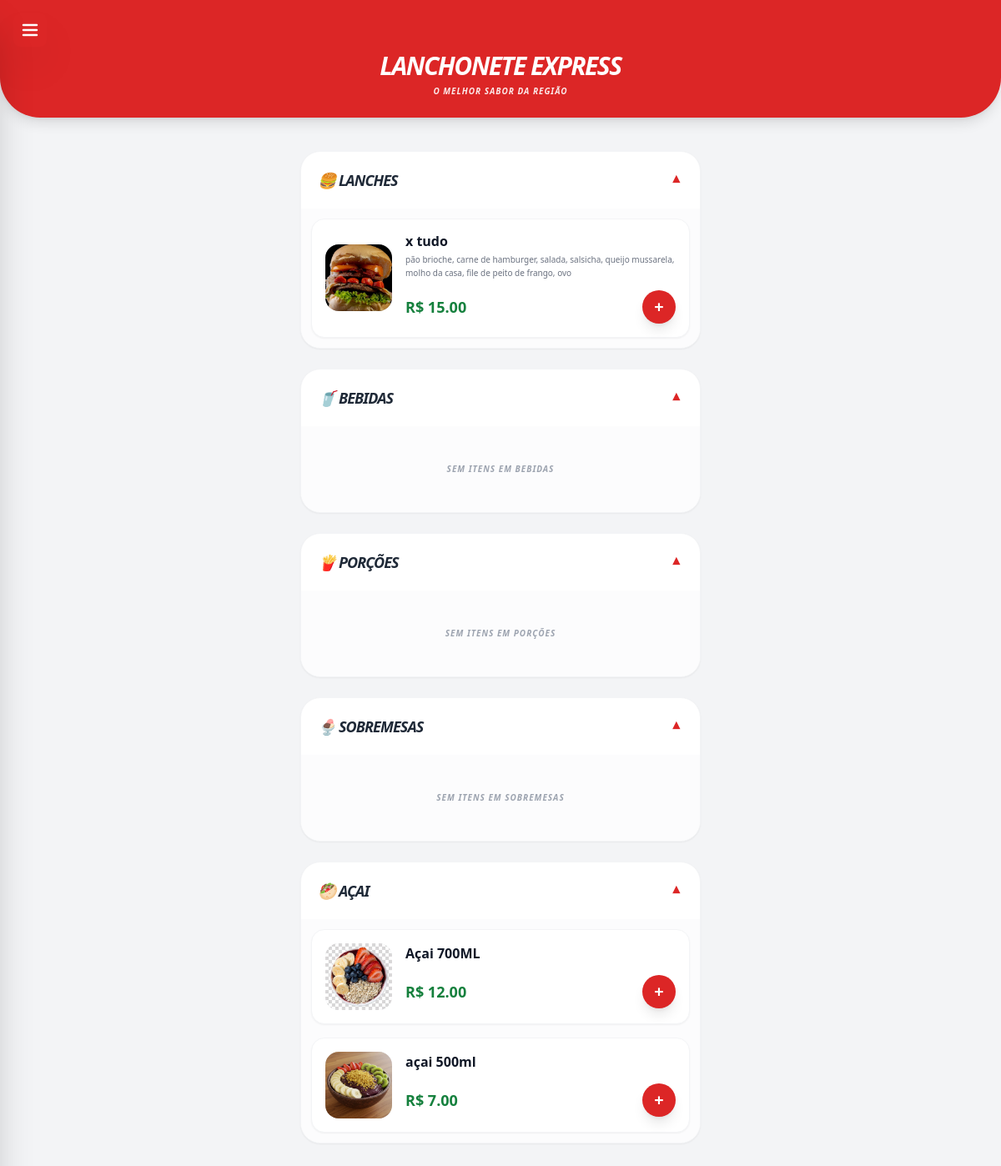
The page / on the database its author committed.
### tables this page shows
CREATE TABLE configuracoes (
    chave TEXT PRIMARY KEY,
    valor TEXT
);

CREATE TABLE categorias_cliente (
    id INTEGER PRIMARY KEY AUTOINCREMENT,
    nome TEXT NOT NULL,
    emoji TEXT DEFAULT '🍽️',
    ordem INTEGER DEFAULT 0,
    ativo INTEGER DEFAULT 1
);

CREATE TABLE produtos (
    id INTEGER PRIMARY KEY AUTOINCREMENT,
    nome TEXT NOT NULL,
    preco REAL NOT NULL,
    categoria TEXT,
    imagem TEXT,
    ingredientes TEXT,
    visivel INTEGER DEFAULT 1
);

### app/controllers/main_controller.py (the view)
@main_bp.route("/")
def index():
    produtos = produto_repository.buscar_visiveis()
    configs = config_repository.buscar_configuracoes()
    categorias = config_repository.buscar_categorias(apenas_ativas=True)
    return render_template("index.html", produtos=produtos, configs=configs, categorias=categorias)

### app/repositories/config_repository.py (called while the page is built)
def buscar_configuracoes() -> dict:
    conn = conectar()
    rows = conn.execute("SELECT chave, valor FROM configuracoes").fetchall()
    conn.close()
    return {r["chave"]: r["valor"] for r in rows}

def buscar_categorias(apenas_ativas: bool = False) -> list[dict]:
    conn = conectar()
    sql = "SELECT * FROM categorias_cliente"
    if apenas_ativas:
        sql += " WHERE ativo=1"
    sql += " ORDER BY ordem ASC"
    rows = conn.execute(sql).fetchall()
    conn.close()
    return [dict(r) for r in rows]

### app/repositories/db.py (called while the page is built)
def get_db_path() -> str:
    try:
        return current_app.config["DB_PATH"]
    except RuntimeError:
        base = os.path.abspath(os.path.join(os.path.dirname(__file__), "..", ".."))
        return os.path.join(base, "database", "lanchonete.db")

def conectar() -> sqlite3.Connection:
    db_path = get_db_path()
    os.makedirs(os.path.dirname(db_path), exist_ok=True)
    conn = sqlite3.connect(db_path)
    conn.row_factory = sqlite3.Row
    return conn

### app/repositories/produto_repository.py (called while the page is built)
def buscar_visiveis() -> list[dict]:
    conn = conectar()
    rows = conn.execute(
        "SELECT * FROM produtos WHERE visivel = 1 ORDER BY id ASC"
    ).fetchall()
    conn.close()
    return [dict(r) for r in rows]

### templates/index.html (shortened to what this page needs)
<!DOCTYPE html>
<html lang="pt-br">
<head>
    <script src="https://cdn.tailwindcss.com"></script>
</head>
<body class="bg-gray-100 no-scrollbar pb-32">
    {% include 'Components/_sidebar.html' %}
    {% include 'Components/_header.html' %}
    <main class="p-4 max-w-lg mx-auto">
        {% include 'Components/_cardapio.html' %}
    </main>
</body>
</html>

### templates/Components/_sidebar.html (shortened to what this page needs)
<button onclick="toggleSidebar()" class="fixed left-4 top-4 text-white z-[60] bg-red-600 p-2 rounded-lg shadow-2xl active:scale-90 transition-all">
    <svg class="w-6 h-6" fill="none" stroke="currentColor" viewBox="0 0 24 24">
        <path stroke-linecap="round" stroke-linejoin="round" stroke-width="2.5" d="M4 6h16M4 12h16M4 18h16"></path>
    </svg>
</button>

### templates/Components/_header.html (shortened to what this page needs)
<header id="loja-header"
    style="background-color: {{ configs.get('cor_primaria', '#dc2626') }}; color: {{ configs.get('cor_texto_header', '#ffffff') }};"
    class="text-white p-6 pt-16 shadow-lg text-center rounded-b-[3rem] mb-6 transition-colors duration-500">
    <div class="max-w-lg mx-auto">
        <h1 class="text-3xl font-black italic uppercase tracking-tighter leading-none">
            {{ configs.get('nome_lanchonete', 'Lanchonete Express') }}
        </h1>
        {% if configs.get('slogan') %}
        <p class="text-[10px] opacity-90 font-bold uppercase tracking-widest mt-2 italic">
            {{ configs.get('slogan', '') }}
        </p>
        {% endif %}
    </div>
</header>

### templates/Components/_cardapio.html
<div class="flex flex-col gap-6">
    {% for cat in categorias %}
    <section id="section-{{ cat.nome|lower|replace('ç','c')|replace('õ','o')|replace('ã','a')|replace(' ','-') }}" class="scroll-mt-24">
        <details class="bg-white rounded-3xl shadow-sm border border-gray-100 overflow-hidden group" open>
            <summary class="p-5 flex justify-between items-center cursor-pointer active:bg-gray-50">
                <h2 class="font-black italic uppercase tracking-tighter text-gray-800 text-lg">
                    {{ cat.emoji }} {{ cat.nome }}
                </h2>
                <span class="text-red-600 font-bold transition-transform group-open:rotate-180">▼</span>
            </summary>
            <div class="p-3 bg-gray-50/50 space-y-4">
                {% set produtos_na_categoria = produtos | selectattr("categoria", "equalto", cat.nome) | list %}
                {% for p in produtos_na_categoria %}
                <div class="bg-white p-4 rounded-2xl flex items-center gap-4 border border-gray-100 shadow-sm">
                    <img src="{{ url_for('static', filename='uploads/' + (p.imagem if p.imagem else 'default.jpg')) }}"
                        class="w-20 h-20 rounded-2xl object-cover bg-gray-200 shadow-inner">
                    <div class="flex-1">
                        <h3 class="font-bold text-gray-900 leading-tight">{{ p.nome }}</h3>
                        <p class="text-[10px] text-gray-500 my-1 line-clamp-2 leading-relaxed">
                            {{ p.ingredientes | default('Sabor irresistível preparado na hora.') }}
                        </p>
                        <div class="flex justify-between items-center mt-3">
                            <span class="text-green-700 font-black text-lg">
                                R$ {{ "%.2f"|format(p.preco) }}
                            </span>
                            <button onclick="adicionarProduto('{{ p.nome }}', {{ p.preco }}, {{ p.id }})"
                                    data-produto-id="{{ p.id }}"
                                    class="bg-red-600 text-white w-10 h-10 rounded-full font-bold shadow-lg active:scale-90 transition-transform flex items-center justify-center text-xl">
                                +
                            </button>
                        </div>
                    </div>
                </div>
                {% else %}
                <div class="py-8 text-center">
                    <p class="text-[10px] text-gray-400 font-bold uppercase tracking-widest italic">Sem itens em {{ cat.nome }}</p>
                </div>
                {% endfor %}
            </div>
        </details>
    </section>
    {% endfor %}
</div>

### templates/index.html (style rules this page uses)
.no-scrollbar { -ms-overflow-style: none; scrollbar-width: none; }
html { scroll-behavior: smooth; }
summary { list-style: none; }

### rows shown on the page
configuracoes: get "LANCHONETE EXPRESS"
configuracoes: get "O MELHOR SABOR DA REGIÃO"
categorias_cliente: emoji "🍔", nome "LANCHES"
produtos: imagem (picture), nome "x tudo", ingredientes "pão brioche, carne de hamburger, salada, salsicha, queijo mussarela, molho da casa, file de peito de frango, ovo", preco "15.00"
categorias_cliente: emoji "🥤", nome "BEBIDAS"
categorias_cliente: emoji "🍟", nome "PORÇÕES"
categorias_cliente: emoji "🍨", nome "SOBREMESAS"
categorias_cliente: emoji "🥙", nome "AÇAI"
produtos: imagem (picture), nome "Açai 700ML", preco "12.00"
produtos: imagem (picture), nome "açai 500ml", preco "7.00"
